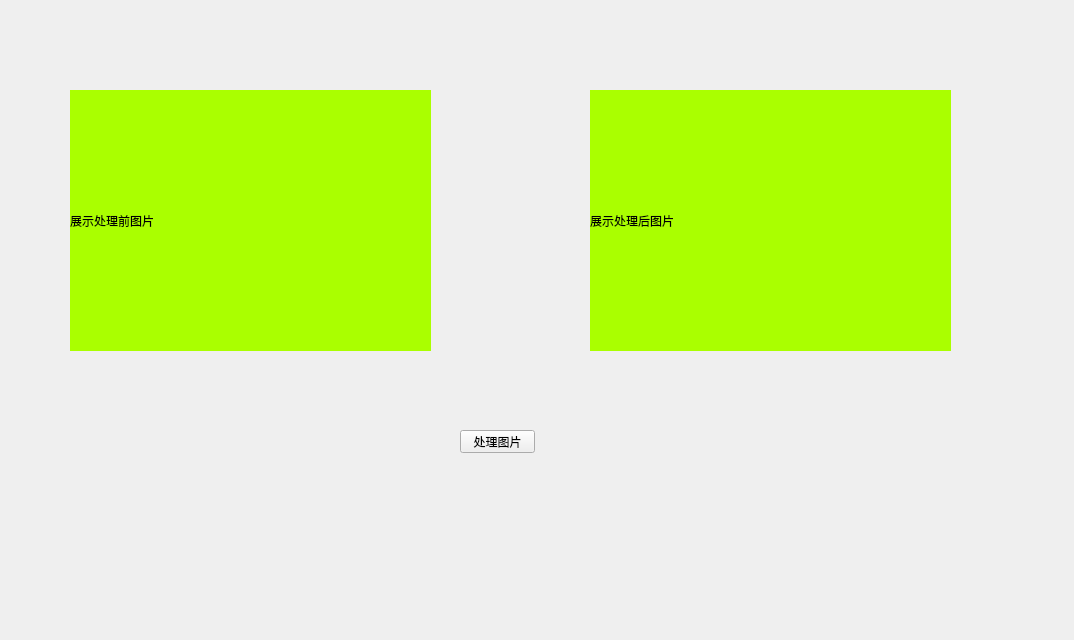
<?xml version="1.0" encoding="UTF-8"?>
<ui version="4.0">
 <class>Form</class>
 <widget class="QWidget" name="Form">
  <property name="geometry">
   <rect>
    <x>0</x>
    <y>0</y>
    <width>1074</width>
    <height>640</height>
   </rect>
  </property>
  <property name="windowTitle">
   <string>Form</string>
  </property>
  <widget class="QLabel" name="label">
   <property name="geometry">
    <rect>
     <x>70</x>
     <y>90</y>
     <width>361</width>
     <height>261</height>
    </rect>
   </property>
   <property name="styleSheet">
    <string notr="true">background-color: rgb(170, 255, 0);</string>
   </property>
   <property name="text">
    <string>展示处理前图片</string>
   </property>
  </widget>
  <widget class="QLabel" name="label_2">
   <property name="geometry">
    <rect>
     <x>590</x>
     <y>90</y>
     <width>361</width>
     <height>261</height>
    </rect>
   </property>
   <property name="styleSheet">
    <string notr="true">background-color: rgb(170, 255, 0);</string>
   </property>
   <property name="text">
    <string>展示处理后图片</string>
   </property>
  </widget>
  <widget class="QPushButton" name="pushButton">
   <property name="geometry">
    <rect>
     <x>460</x>
     <y>430</y>
     <width>75</width>
     <height>23</height>
    </rect>
   </property>
   <property name="text">
    <string>处理图片</string>
   </property>
  </widget>
 </widget>
 <resources/>
 <connections/>
</ui>
